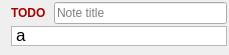
<?xml version="1.0" encoding="UTF-8"?>
<ui version="4.0">
 <class>NoteTreeItemWidget</class>
 <widget class="QWidget" name="NoteTreeItemWidget">
  <property name="geometry">
   <rect>
    <x>0</x>
    <y>0</y>
    <width>229</width>
    <height>55</height>
   </rect>
  </property>
  <property name="windowTitle">
   <string>Form</string>
  </property>
  <layout class="QHBoxLayout" name="horizontalLayout_2">
   <property name="spacing">
    <number>2</number>
   </property>
   <property name="leftMargin">
    <number>2</number>
   </property>
   <property name="topMargin">
    <number>2</number>
   </property>
   <property name="rightMargin">
    <number>2</number>
   </property>
   <property name="bottomMargin">
    <number>2</number>
   </property>
   <item>
    <layout class="QVBoxLayout" name="verticalLayout">
     <item>
      <widget class="QLabel" name="grip">
       <property name="maximumSize">
        <size>
         <width>16</width>
         <height>24</height>
        </size>
       </property>
       <property name="cursor">
        <cursorShape>SizeAllCursor</cursorShape>
       </property>
       <property name="text">
        <string/>
       </property>
       <property name="pixmap">
        <pixmap resource="Resources.qrc">:/Resources/move-grip.png</pixmap>
       </property>
       <property name="scaledContents">
        <bool>true</bool>
       </property>
      </widget>
     </item>
     <item>
      <spacer name="verticalSpacer">
       <property name="orientation">
        <enum>Qt::Vertical</enum>
       </property>
       <property name="sizeHint" stdset="0">
        <size>
         <width>1</width>
         <height>1</height>
        </size>
       </property>
      </spacer>
     </item>
    </layout>
   </item>
   <item>
    <layout class="QVBoxLayout" name="verticalLayout_2">
     <property name="spacing">
      <number>2</number>
     </property>
     <item>
      <layout class="QHBoxLayout" name="horizontalLayout">
       <property name="spacing">
        <number>8</number>
       </property>
       <item>
        <widget class="ClickableLabel" name="label">
         <property name="cursor">
          <cursorShape>PointingHandCursor</cursorShape>
         </property>
         <property name="styleSheet">
          <string notr="true">color: #aa0000; font-weight: bold;</string>
         </property>
         <property name="text">
          <string>TODO</string>
         </property>
        </widget>
       </item>
       <item>
        <widget class="QLineEdit" name="title">
         <property name="placeholderText">
          <string>Note title</string>
         </property>
        </widget>
       </item>
      </layout>
     </item>
     <item>
      <widget class="QTextEdit" name="text">
       <property name="sizePolicy">
        <sizepolicy hsizetype="Expanding" vsizetype="Fixed">
         <horstretch>0</horstretch>
         <verstretch>0</verstretch>
        </sizepolicy>
       </property>
       <property name="maximumSize">
        <size>
         <width>16777215</width>
         <height>20</height>
        </size>
       </property>
       <property name="verticalScrollBarPolicy">
        <enum>Qt::ScrollBarAlwaysOff</enum>
       </property>
       <property name="horizontalScrollBarPolicy">
        <enum>Qt::ScrollBarAlwaysOff</enum>
       </property>
       <property name="sizeAdjustPolicy">
        <enum>QAbstractScrollArea::AdjustToContents</enum>
       </property>
       <property name="autoFormatting">
        <set>QTextEdit::AutoAll</set>
       </property>
       <property name="documentTitle">
        <string>asd</string>
       </property>
       <property name="html">
        <string>&lt;!DOCTYPE HTML PUBLIC &quot;-//W3C//DTD HTML 4.0//EN&quot; &quot;http://www.w3.org/TR/REC-html40/strict.dtd&quot;&gt;
&lt;html&gt;&lt;head&gt;&lt;meta name=&quot;qrichtext&quot; content=&quot;1&quot; /&gt;&lt;title&gt;asd&lt;/title&gt;&lt;style type=&quot;text/css&quot;&gt;
p, li { white-space: pre-wrap; }
&lt;/style&gt;&lt;/head&gt;&lt;body style=&quot; font-family:'.SF NS Text'; font-size:13pt; font-weight:400; font-style:normal;&quot;&gt;
&lt;p style=&quot; margin-top:0px; margin-bottom:0px; margin-left:0px; margin-right:0px; -qt-block-indent:0; text-indent:0px;&quot;&gt;a&lt;/p&gt;&lt;/body&gt;&lt;/html&gt;</string>
       </property>
      </widget>
     </item>
     <item>
      <spacer name="verticalSpacer_2">
       <property name="orientation">
        <enum>Qt::Vertical</enum>
       </property>
       <property name="sizeHint" stdset="0">
        <size>
         <width>1</width>
         <height>1</height>
        </size>
       </property>
      </spacer>
     </item>
    </layout>
   </item>
  </layout>
 </widget>
 <customwidgets>
  <customwidget>
   <class>ClickableLabel</class>
   <extends>QLabel</extends>
   <header>ClickableLabel.hpp</header>
  </customwidget>
 </customwidgets>
 <resources>
  <include location="Resources.qrc"/>
 </resources>
 <connections/>
</ui>
